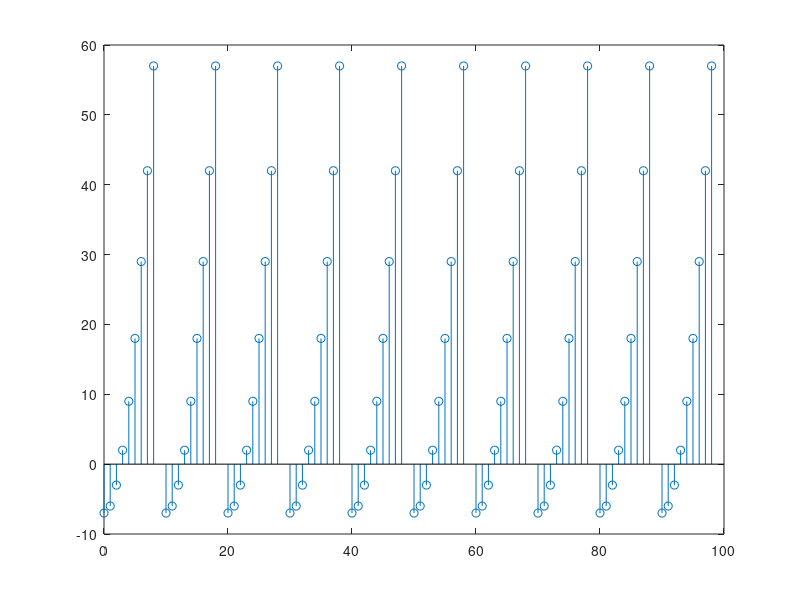

MATLAB code for this plot:
a = 0:99;
n = 0;
for k = 1:100
    if n < 9
        f(k) = n^2 -7;
        n = n+1;
    elseif n == 9
        f(k) = NaN;
        n = n+1;
    elseif n > 9
        n = n-10;
        f(k) = n^2 -7;
        n = n+1;    
   
    end
    

end
stem(a,f)